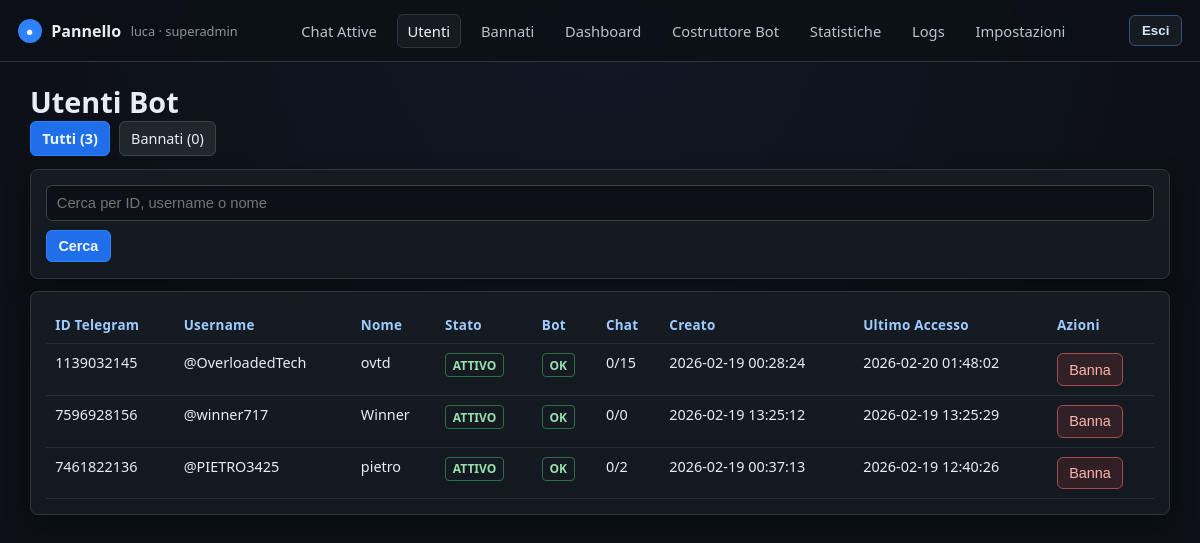
The page /utenti (signed in) on the database its author committed.
### tables this page shows
CREATE TABLE admins (
            id INTEGER PRIMARY KEY AUTOINCREMENT,
            username TEXT NOT NULL UNIQUE,
            password_hash TEXT NOT NULL,
            role TEXT NOT NULL DEFAULT 'admin',
            created_by INTEGER,
            created_at TEXT NOT NULL,
            updated_at TEXT NOT NULL,
            last_login_at TEXT
        );

CREATE TABLE users (
            telegram_id INTEGER PRIMARY KEY,
            username TEXT,
            first_name TEXT,
            last_name TEXT,
            is_suspended INTEGER NOT NULL DEFAULT 0,
            blocked_bot INTEGER NOT NULL DEFAULT 0,
            created_at TEXT NOT NULL,
            last_seen_at TEXT NOT NULL
        );

### app.py (the view)
    @app.route("/utenti")
    def users_page() -> Any:
        service_obj = current_service()
        query = sanitize_text(request.args.get("q", ""), 120)
        limit = to_int(request.args.get("limit", 500), 500, 1, 5000)
        users = service_obj.list_users(suspended=None, query=query, limit=limit)
        counts = service_obj.user_counts()
        return render_template(
            "users.html",
            users=users,
            view="all",
            query=query,
            counts=counts,
        )

### app.py (called while the page is built)
def now_str() -> str:
    return datetime.now().strftime("%Y-%m-%d %H:%M:%S")

def sanitize_text(value: Any, max_len: int = 4096) -> str:
    if value is None:
        return ""
    text = str(value).replace("\x00", " ").strip()
    if len(text) > max_len:
        return text[:max_len]
    return text

def to_int(value: Any, default: int = 0, minimum: int | None = None, maximum: int | None = None) -> int:
    try:
        parsed = int(str(value).strip())
    except Exception:
        parsed = default
    if minimum is not None:
        parsed = max(parsed, minimum)
    if maximum is not None:
        parsed = min(parsed, maximum)
    return parsed

    def _connect(self) -> sqlite3.Connection:
        conn = sqlite3.connect(self.path, timeout=30, check_same_thread=False)
        conn.row_factory = sqlite3.Row
        conn.execute("PRAGMA foreign_keys = ON")
        conn.execute("PRAGMA journal_mode = WAL")
        conn.execute("PRAGMA synchronous = NORMAL")
        return conn

    def execute(self, sql: str, params: tuple[Any, ...] = ()) -> int:
        with self._lock:
            conn = self._connect()
            try:
                cur = conn.execute(sql, params)
                conn.commit()
                return cur.lastrowid
            finally:
                conn.close()

    def fetchone(self, sql: str, params: tuple[Any, ...] = ()) -> sqlite3.Row | None:
        with self._lock:
            conn = self._connect()
            try:
                return conn.execute(sql, params).fetchone()
            finally:
                conn.close()

    def fetchall(self, sql: str, params: tuple[Any, ...] = ()) -> list[sqlite3.Row]:
        with self._lock:
            conn = self._connect()
            try:
                return conn.execute(sql, params).fetchall()
            finally:
                conn.close()

    def has_admin(self) -> bool:
        row = self.db.fetchone("SELECT COUNT(*) AS c FROM admins")
        return bool(row and row["c"] > 0)

    def get_admin_by_id(self, admin_id: int) -> sqlite3.Row | None:
        return self.db.fetchone("SELECT * FROM admins WHERE id = ?", (admin_id,))

### templates/users.html (shortened to what this page needs)
{% extends "base.html" %}
{% block content %}
<h1 class="section-title">{% if view == "banned" %}Utenti Bannati{% else %}Utenti Bot{% endif %}</h1>
<div class="action-row" style="margin-bottom:0.8rem;">
  <a class="btn {% if view == 'all' %}primary{% endif %}" href="{{ url_for('users_page') }}">
    Tutti ({{ counts.total_users }})
  </a>
  <a class="btn {% if view == 'banned' %}primary{% endif %}" href="{{ url_for('banned_users_page') }}">
    Bannati ({{ counts.banned_users }})
  </a>
</div>
<div class="card" style="margin-bottom:0.8rem;">
  <form class="action-row" method="get" action="{{ url_for('banned_users_page' if view == 'banned' else 'users_page') }}">
    <input name="q" maxlength="120" value="{{ query }}" placeholder="Cerca per ID, username o nome">
    <button class="btn primary" type="submit">Cerca</button>
  </form>
</div>
<div class="card">
  <div class="table-wrap">
    <table>
      <thead>
        <tr>
          <th>ID Telegram</th>
          <th>Username</th>
          <th>Nome</th>
          <th>Stato</th>
          <th>Bot</th>
          <th>Chat</th>
          <th>Creato</th>
          <th>Ultimo Accesso</th>
          <th>Azioni</th>
        </tr>
      </thead>
      <tbody>
      {% for row in users %}
        <tr>
          <td>{{ row.telegram_id }}</td>
          <td>{% if row.username %}@{{ row.username }}{% else %}-{% endif %}</td>
          <td>{{ row.first_name or '' }} {{ row.last_name or '' }}</td>
          <td>
            {% if row.is_suspended %}
              <span class="tag err">BANNATO</span>
            {% else %}
              <span class="tag ok">ATTIVO</span>
            {% endif %}
          </td>
          <td>
            {% if row.blocked_bot %}
              <span class="tag warn">BLOCCATO</span>
            {% else %}
              <span class="tag ok">OK</span>
            {% endif %}
          </td>
          <td>{{ row.chats_open }}/{{ row.chats_total }}</td>
          <td>{{ row.created_at|fmt_dt }}</td>
          <td>{{ row.last_seen_at|fmt_dt }}</td>
          <td>
            <form method="post" action="{{ url_for('user_suspend', user_id=row.telegram_id) }}">
              {% if row.is_suspended %}
                <button class="btn" type="submit">Sbanna</button>
              {% else %}
                <button class="btn danger" type="submit">Banna</button>
              {% endif %}
            </form>
          </td>
        </tr>
      {% else %}
        <tr>
          <td colspan="9" class="empty">Nessun utente trovato</td>
        </tr>
      {% endfor %}
      </tbody>
    </table>
  </div>
</div>
{% endblock %}

### templates/base.html (shortened to what this page needs)
<!doctype html>
<html lang="it">
<head>
  <link rel="stylesheet" href="{{ url_for('static', filename='css/style.css') }}">
</head>
<body>
<header class="topbar">
  <div class="brand">
    <div class="brand-badge">●</div>
    <div class="brand-title">Pannello</div>
    {% if is_logged_in %}
      <div class="brand-sub">{{ current_admin_username }} · {{ current_admin_role }}</div>
    {% endif %}
  </div>
  {% if is_logged_in %}
  <nav class="topnav">
    <a class="{% if request.endpoint in ['chats', 'chat_detail'] %}active{% endif %}" href="{{ url_for('chats') }}">Chat Attive</a>
    <a class="{% if request.endpoint == 'users_page' %}active{% endif %}" href="{{ url_for('users_page') }}">Utenti</a>
    <a class="{% if request.endpoint == 'banned_users_page' %}active{% endif %}" href="{{ url_for('banned_users_page') }}">Bannati</a>
    {% if is_superadmin %}
    <a class="{% if request.endpoint == 'dashboard' %}active{% endif %}" href="{{ url_for('dashboard') }}">Dashboard</a>
    <a class="{% if request.endpoint == 'menu_builder' %}active{% endif %}" href="{{ url_for('menu_builder') }}">Costruttore Bot</a>
    <a class="{% if request.endpoint == 'stats' %}active{% endif %}" href="{{ url_for('stats') }}">Statistiche</a>
    <a class="{% if request.endpoint == 'logs_page' %}active{% endif %}" href="{{ url_for('logs_page') }}">Logs</a>
    {% endif %}
    <a class="{% if request.endpoint == 'settings_page' %}active{% endif %}" href="{{ url_for('settings_page') }}">Impostazioni</a>
  </nav>
  <div class="action-row">
    <form class="logout-inline" method="post" action="{{ url_for('logout') }}">
      <button type="submit">Esci</button>
    </form>
  </div>
  {% endif %}
</header>
<main class="page-wrap">
  {% block content %}{% endblock %}
</main>
</body>
</html>

### static/css/style.css (style rules this page uses)
:root { --bg-main: #0d1117; --bg-elev: #161b22; --bg-elev-2: #1f2630; --text: #e6edf3; --text-dim: #8b949e; --border: #30363d; --accent: #2f81f7; --accent-2: #58a6ff; --ok: #3fb950; --warn: #7aa2f7; --danger: #f85149; --shadow: 0 10px 24px rgba(0, 0, 0, 0.35); }
* { box-sizing: border-box; }
body { margin: 0; padding: 0; font-family: "Segoe UI", "Helvetica Neue", Arial, sans-serif; background: radial-gradient(circle at top, #111927 0%, #0d1117 52%); color: var(--text); min-height: 100vh; }
a { color: var(--accent-2); text-decoration: none; }
.topbar { position: sticky; top: 0; z-index: 30; display: flex; align-items: center; justify-content: space-between; gap: 1rem; padding: 0.85rem 1.1rem; background: rgba(13, 17, 23, 0.95); border-bottom: 1px solid var(--border); backdrop-filter: blur(3px); }
.brand { display: flex; align-items: center; gap: 0.6rem; }
.brand-badge { width: 24px; height: 24px; border-radius: 999px; background: var(--accent); display: grid; place-items: center; color: #f0f6fc; font-size: 0.8rem; }
.brand-title { font-size: 1rem; font-weight: 700; }
.brand-sub { color: var(--text-dim); font-size: 0.8rem; }
.topnav { display: flex; flex-wrap: wrap; align-items: center; gap: 0.6rem; }
.topnav a { color: #b9c4cf; font-size: 0.92rem; border: 1px solid transparent; border-radius: 6px; padding: 0.38rem 0.6rem; }
.topnav a:hover, .topnav a.active { color: #f0f6fc; border-color: #2b3543; background: #161b22; }
.logout-inline { margin: 0; }
.logout-inline button { border: 1px solid #35527c; background: #161b22; color: #d5e7ff; border-radius: 6px; font-weight: 700; padding: 0.45rem 0.75rem; cursor: pointer; }
.page-wrap { width: min(1240px, 95vw); margin: 1.2rem auto 2rem; }
.section-title { margin: 0; font-size: 1.8rem; }
.card { background: linear-gradient(180deg, #161b22, #131920); border: 1px solid var(--border); border-radius: 8px; box-shadow: var(--shadow); padding: 0.95rem; }
.table-wrap { overflow-x: auto; }
table { width: 100%; border-collapse: collapse; }
th, td { border-bottom: 1px solid #262d37; padding: 0.56rem; text-align: left; vertical-align: top; }
th { color: #9ecbff; font-size: 0.84rem; letter-spacing: 0.02em; }
td { font-size: 0.9rem; }
.tag { display: inline-block; border-radius: 4px; border: 1px solid transparent; padding: 0.16rem 0.42rem; font-size: 0.75rem; font-weight: 600; }
.tag.ok { color: #99dfad; border-color: #2d6d45; }
.btn, button.btn { border: 1px solid #394350; border-radius: 6px; background: #21262d; color: var(--text); cursor: pointer; padding: 0.46rem 0.7rem; font-size: 0.9rem; }
.btn.primary { border-color: #2f81f7; background: #1f6feb; color: #f0f6fc; font-weight: 700; }
.btn.danger { border-color: #a44b4b; background: rgba(248, 81, 73, 0.12); color: #ffb3ad; }
.action-row { display: flex; flex-wrap: wrap; align-items: center; gap: 0.55rem; }
input, select, textarea { width: 100%; border: 1px solid #364152; background: #0d1117; color: #e6edf3; border-radius: 6px; padding: 0.55rem 0.6rem; font-size: 0.92rem; }

### rows shown on the page
admins: username "luca", role "superadmin"
users: telegram_id "1139032145", username "OverloadedTech", first_name "ovtd", is_suspended "ATTIVO", blocked_bot "OK", chats_open "0", chats_total "15", created_at|fmt_dt "2026-02-19 00:28:24", last_seen_at|fmt_dt "2026-02-20 01:48:02"
users: telegram_id "7596928156", username "winner717", first_name "Winner", is_suspended "ATTIVO", blocked_bot "OK", chats_open "0", chats_total "0", created_at|fmt_dt "2026-02-19 13:25:12", last_seen_at|fmt_dt "2026-02-19 13:25:29"
users: telegram_id "7461822136", username "PIETRO3425", first_name "pietro", is_suspended "ATTIVO", blocked_bot "OK", chats_open "0", chats_total "2", created_at|fmt_dt "2026-02-19 00:37:13", last_seen_at|fmt_dt "2026-02-19 12:40:26"

### other values the page prints
{{ counts.total_users }} "3"
{{ counts.banned_users }} "0"
